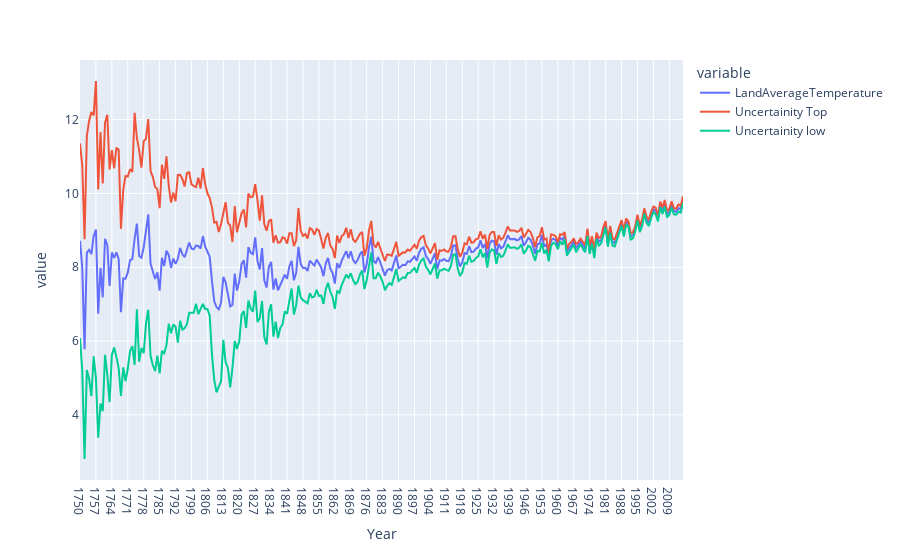

The code cell stored with this chart in its notebook:
### Code cell
fig = px.line(data, x='Year', y=['LandAverageTemperature', 'Uncertainity Top', 'Uncertainity low'])
fig.show()

### Figure 1 — Plotly figure (JSON) as saved in the notebook; plotly's stock layout.template omitted (floating-point values rounded to 4 significant figures; data arrays with more than 128 entries replaced by an {"elided": "..."} marker saying what was removed)
{"data": [{"hovertemplate": "variable=LandAverageTemperature<br>Year=%{x}<br>value=%{y}<extra></extra>", "legendgroup": "LandAverageTemperature", "line": {"color": "#636efa", "dash": "solid"}, "marker": {"symbol": "circle"}, "mode": "lines", "name": "LandAverageTemperature", "orientation": "v", "showlegend": true, "x": {"elided": "266 str values"}, "xaxis": "x", "y": {"elided": "266 float values"}, "yaxis": "y", "type": "scatter"}, {"hovertemplate": "variable=Uncertainity Top<br>Year=%{x}<br>value=%{y}<extra></extra>", "legendgroup": "Uncertainity Top", "line": {"color": "#EF553B", "dash": "solid"}, "marker": {"symbol": "circle"}, "mode": "lines", "name": "Uncertainity Top", "orientation": "v", "showlegend": true, "x": {"elided": "266 str values"}, "xaxis": "x", "y": {"elided": "266 float values"}, "yaxis": "y", "type": "scatter"}, {"hovertemplate": "variable=Uncertainity low<br>Year=%{x}<br>value=%{y}<extra></extra>", "legendgroup": "Uncertainity low", "line": {"color": "#00cc96", "dash": "solid"}, "marker": {"symbol": "circle"}, "mode": "lines", "name": "Uncertainity low", "orientation": "v", "showlegend": true, "x": {"elided": "266 str values"}, "xaxis": "x", "y": {"elided": "266 float values"}, "yaxis": "y", "type": "scatter"}], "layout": {"xaxis": {"anchor": "y", "domain": [0, 1], "title": {"text": "Year"}}, "yaxis": {"anchor": "x", "domain": [0, 1], "title": {"text": "value"}}, "legend": {"title": {"text": "variable"}, "tracegroupgap": 0}, "margin": {"t": 60}}}
